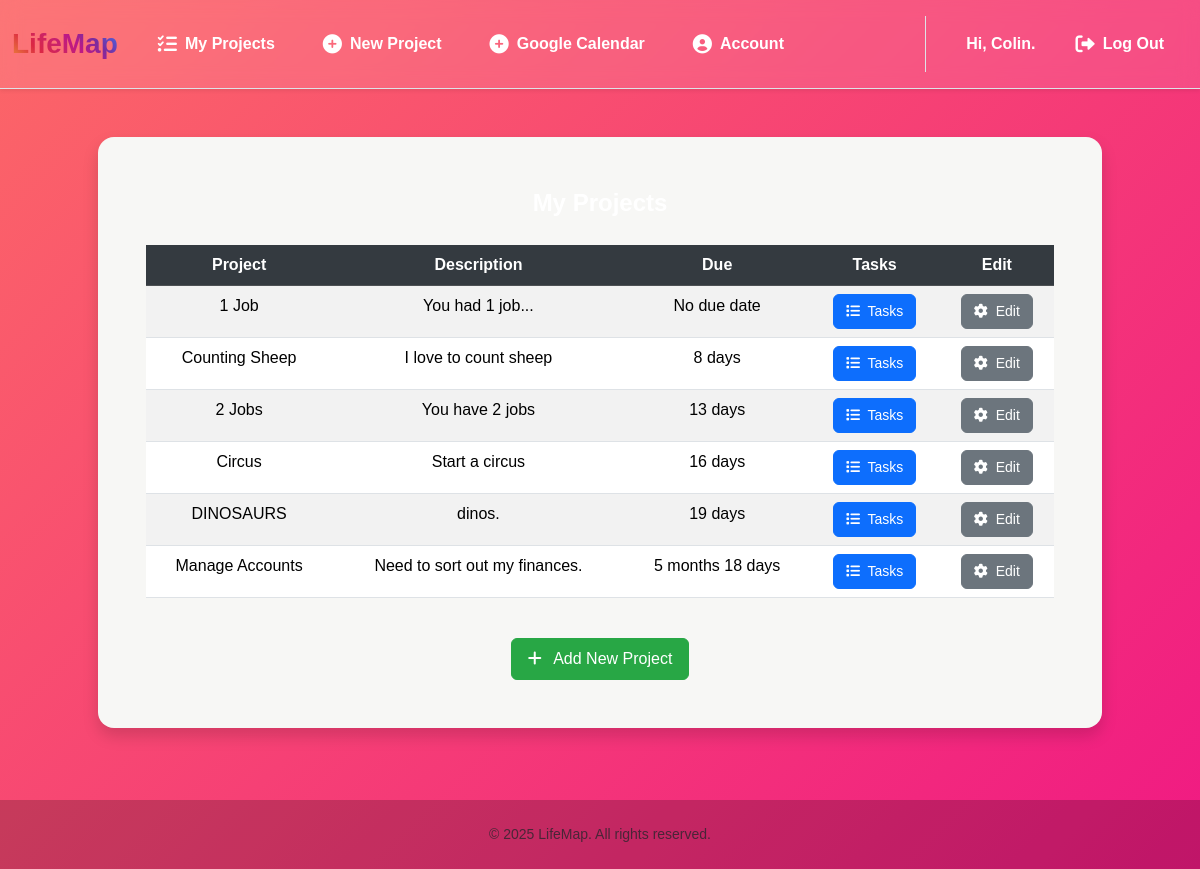
The page /projects (signed in) on the database as committed earlier.
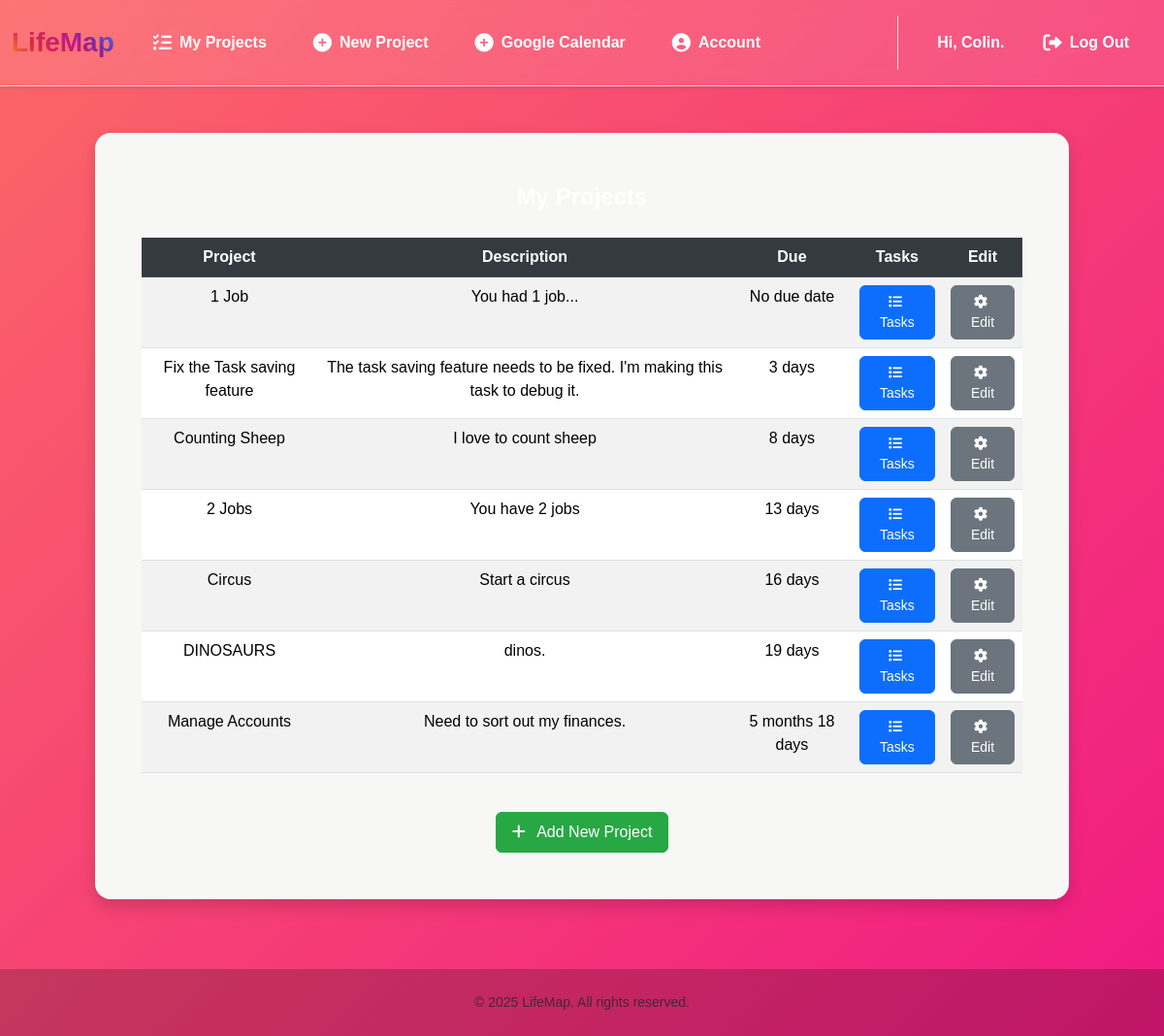
The same page on the database as committed later.
### tables this page shows
CREATE TABLE projects (
    project_id INTEGER PRIMARY KEY AUTOINCREMENT,
    user_id INTEGER NOT NULL,
    name TEXT NOT NULL,
    description TEXT,
    start_date TEXT,
    end_date TEXT,
    FOREIGN KEY (user_id) REFERENCES users (user_id)
);

### app.py (the view)
@app.route("/projects", methods=["GET", "POST"])
@login_required
def projects_list():
    if request.method == "GET":
        conn = get_db()
        cursor = conn.cursor()
        user_id = session["user_id"]
        cursor.execute(
            """SELECT * FROM projects WHERE user_id = ? ORDER BY end_date ASC""", (user_id,))
        rows = [dict(row) for row in cursor.fetchall()]
        for row in rows:
            row["readable_due_date"] = format_date_difference(row["end_date"])
        return render_template(
            "projects.html",
            projects=rows,
            username=get_username(user_id))
    else:
        return error_page("Request Error, Only GET requests accepted.", 403)

### app.py (called while the page is built)
@app.after_request
def after_request(response):
    response.headers["Cache-Control"] = "no-cache, no-store, must-revalidate"
    response.headers["Expires"] = 0
    response.headers["Pragma"] = "no-cache"
    return response

### help.py (called while the page is built)
def get_db():
    if 'lifemap_db' not in g:
        g.lifemap_db = sqlite3.connect("LifeMap.db")
        g.lifemap_db.row_factory = sqlite3.Row
    return g.lifemap_db

def login_required(f):
    @wraps(f)
    def decorated_function(*args, **kwargs):
        if session.get("user_id") is None:
            return redirect("/login")
        return f(*args, **kwargs)
    return decorated_function

def get_username(user_id):
    conn = get_db()
    cursor = conn.cursor()
    cursor.execute("""SELECT username FROM users WHERE user_id = ?""", (user_id,))
    username_row = cursor.fetchone()
    return username_row[0] if username_row else None

### templates/projects.html (shortened to what this page needs)
{% extends "layout.html" %}
{% block username %}
    <div class="fs-6 fw-bold">Hi, {{username}}.</div>
{% endblock %}
{% block main %}
    <div class="mb-4 shadow rounded-4 p-5 mx-auto" style="background-color: #f7f7f5 !important; max-width: 90%; width: 100%;">
        <div class="fs-4 fw-bold mb-4 text-center">
        </div>
        <div class="table-responsive">
            <table class="table table-hover table-striped">
                <thead class="table-dark">
                    <tr>
                        <th scope="col">Project</th>
                        <th scope="col">Description</th>
                        <th scope="col">Due</th>
                        <th scope="col">Tasks</th>
                        <th scope="col">Edit</th>
                    </tr>
                </thead>
                <tbody>
                    {% for row in projects %}
                    <tr>
                        <td> {{ row["name"] }} </td>
                        <td> {{ row["description"] }} </td>
                        {% if row["readable_due_date"] in this_week %}
                        <td><b style="color:red;"> {{ row["readable_due_date"]}}</b><td>
                        {% else %}
                        <td> {{ row["readable_due_date"]}}<td>
                        {% endif %}
                            <button class="details-button btn btn-sm btn-primary" data-project-id="{{ row["project_id"] }}">
                                <i class="fa-solid fa-list me-1"></i> Tasks
                            </button>
                        </td>
                        <td>
                            <button class="edit-button btn btn-sm btn-secondary" data-project-id="{{ row["project_id"] }}">
                                <i class="fa-solid fa-gear me-1"></i> Edit
                            </button>
                        </td>
                    </tr>
                    {% endfor %}
                </tbody>
            </table>
        </div>
        <div class="d-flex justify-content-center mt-4">
            <a href="/newProject" class="btn btn-new-project">
                <i class="fa-solid fa-plus me-2"></i> Add New Project
            </a>
        </div>
    </div>
{% endblock %}

Rows that differ between the two databases and show on the page:
added projects: name "Fix the Task saving feature", description "The task saving feature needs to be fixed. I'm making this task to debug it.", readable_due_date "3 days"
